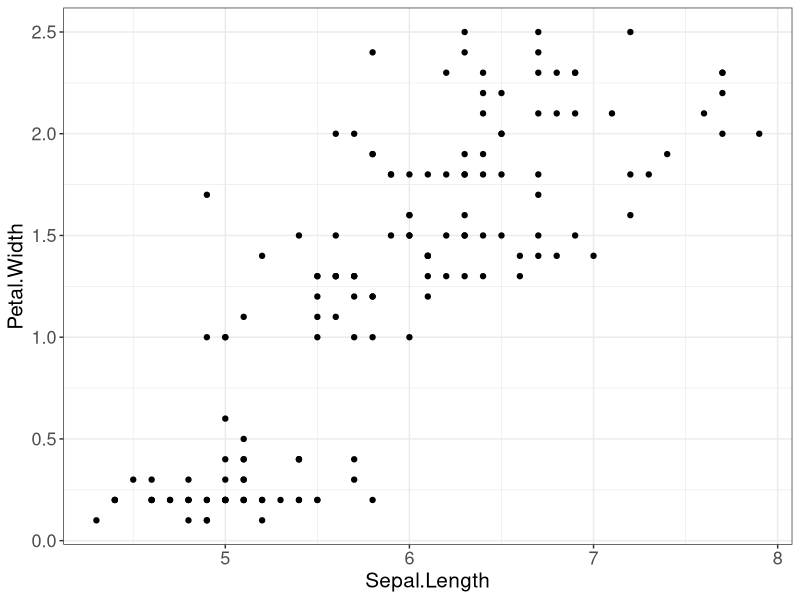
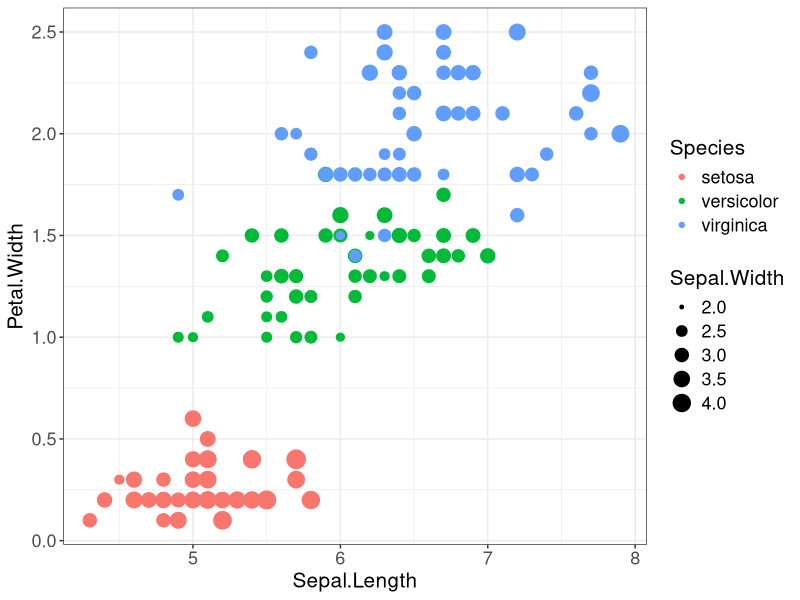
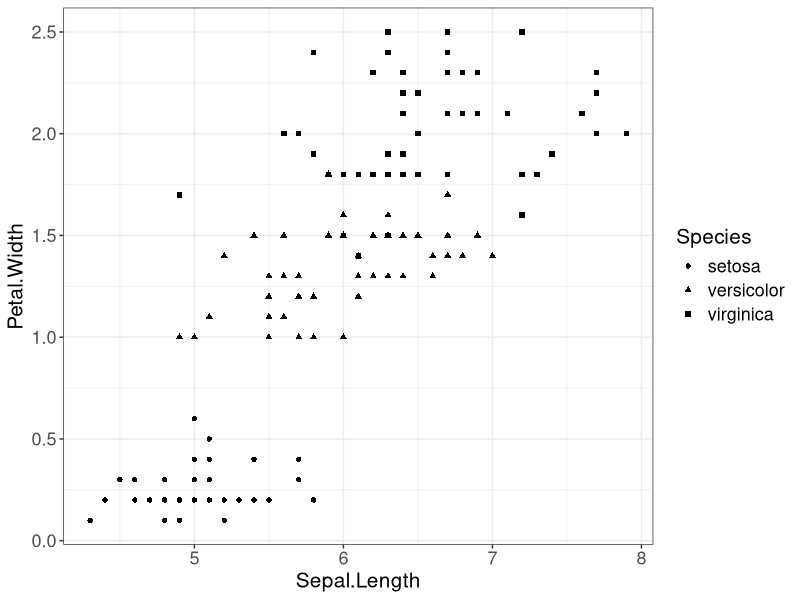
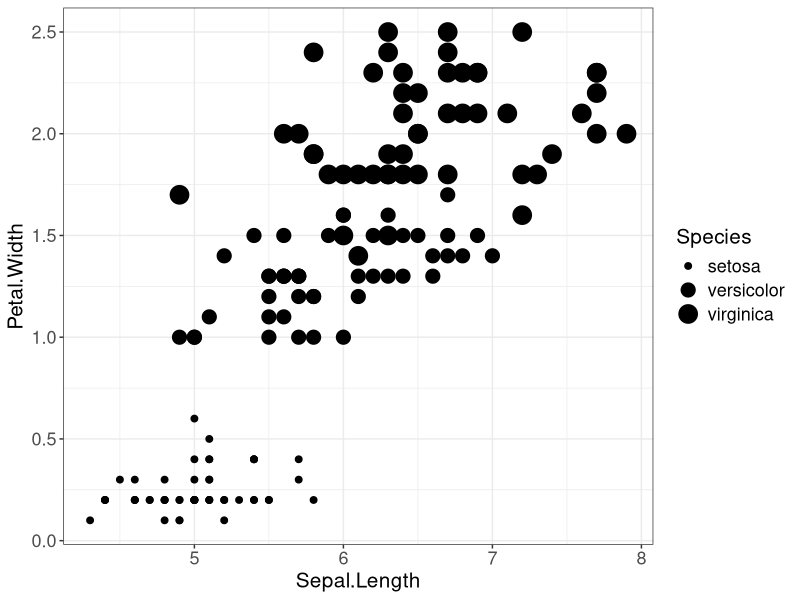
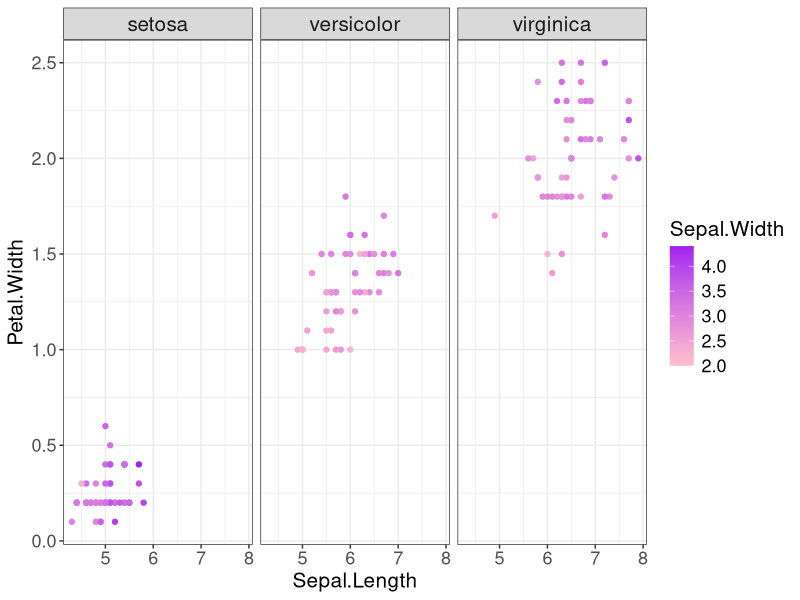
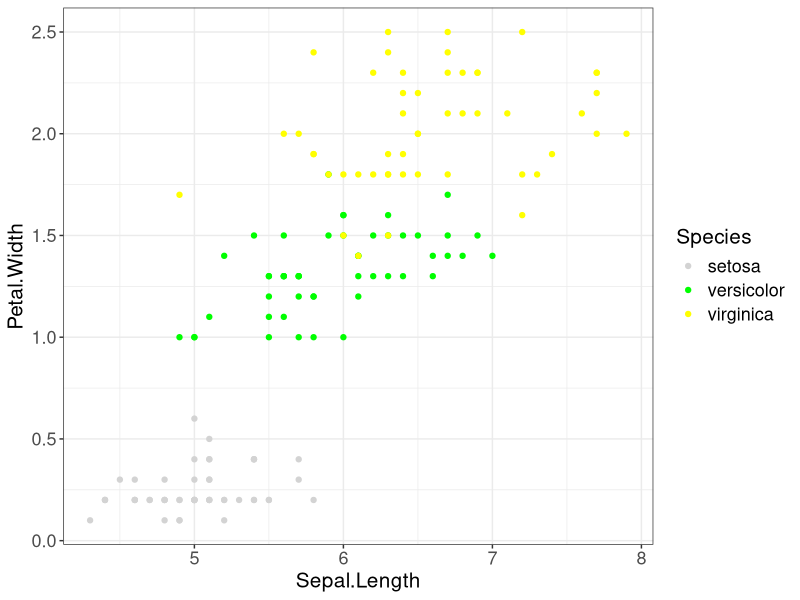
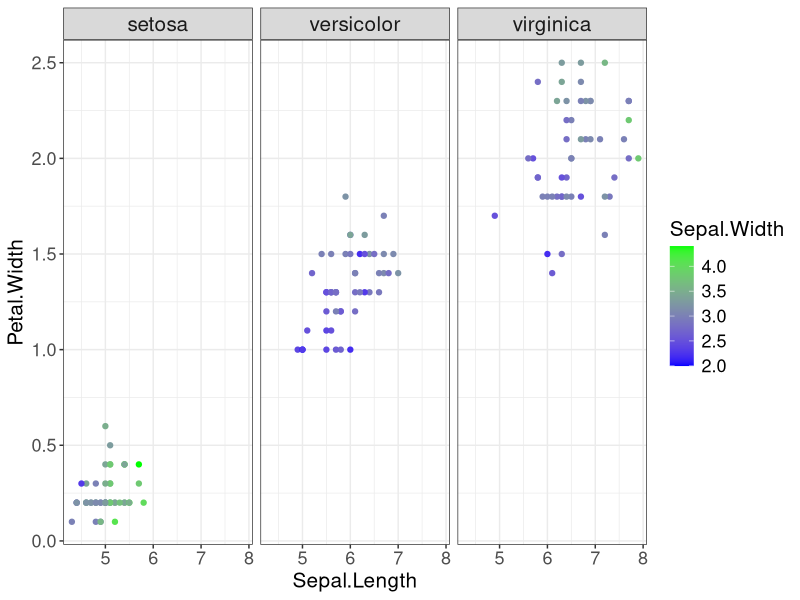
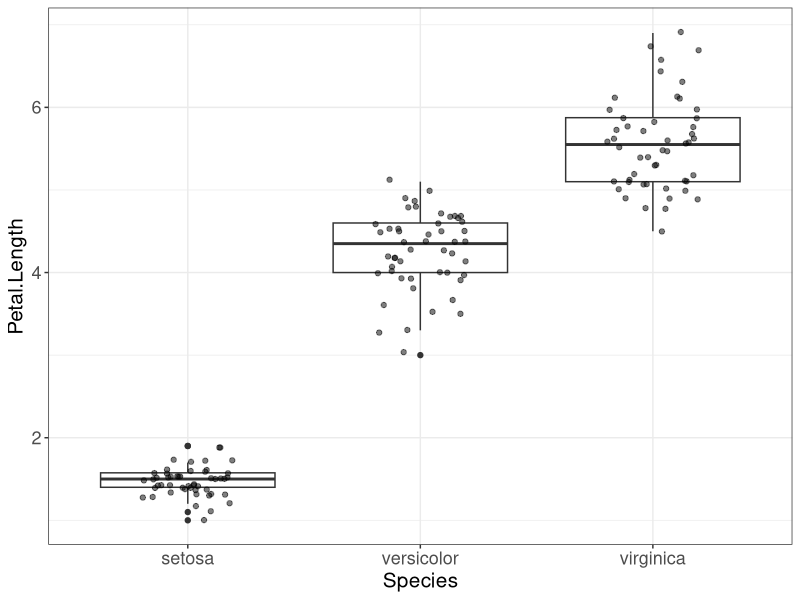

Generate these figures, in order, with R:
# Load necessary packages
library(dplyr)
library(ggplot2)
library(ggrepel)
library(patchwork)

# Load a built-in dataset
data("iris")
head(iris)

# Set a custom theme, to increase readability of plots
custom_ggplot_theme <- theme_bw() + theme(
    axis.text = element_text(size = 13),
    axis.title = element_text(size = 15),
    legend.text = element_text(size = 13),
    legend.title = element_text(size = 15),
    strip.text = element_text(size = 15)
)

# Scatter plot of engine displacement vs highway miles per gallon
(
  ggplot(data = iris, aes(x = Sepal.Length, y = Petal.Width))
  + geom_point()
  + custom_ggplot_theme
)

# Scatter plot with color mapped to species
(
  ggplot(
    data = iris,
    aes(
      x = Sepal.Length,
      y = Petal.Width,
      color = Species,
      size = Sepal.Width
      )
    )
  + geom_point()
  + custom_ggplot_theme
)

# Certain decisions for mapping variables to visual elements are less effective
# Take, for example, mapping species to a shape, or size, instead
# Scatter plot with color mapped to species
(
  ggplot(
    data = iris,
    aes(
      x = Sepal.Length,
      y = Petal.Width,
      shape = Species
      )
    )
  + geom_point()
  + custom_ggplot_theme
)

(
  ggplot(
    data = iris,
    aes(
      x = Sepal.Length,
      y = Petal.Width,
      size = Species
      )
    )
  + geom_point()
  + custom_ggplot_theme
)

# You can also use facets to add a layer of complexity without trading off understanding.
(
  ggplot(
    data = iris,
    aes(
      x = Sepal.Length,
      y = Petal.Width,
      color = Sepal.Width
      )
    )
  + geom_point()
  + facet_grid("~Species")
  + scale_color_gradient(low = "pink", high = "purple")
  + custom_ggplot_theme
)


# Choosing different colors impacts interpretability of the data
(
    ggplot(
        data = iris,
        aes(
            x = Sepal.Length,
            y = Petal.Width,
            color = Species
            )
        )
    + geom_point()
    + scale_color_manual(
        values = c(
            "setosa" = "lightgrey",
            "versicolor" = "green",
            "virginica" = "yellow"
            )
        )
    + custom_ggplot_theme
)


# An example of a plot with a bad color palette
(
  ggplot(
    data = iris,
    aes(
      x = Sepal.Length,
      y = Petal.Width,
      color = Sepal.Width
      )
    )
  + geom_point()
  + facet_grid("~Species")
  + scale_color_continuous(high = "green", low = "blue")
  + custom_ggplot_theme
)

# Box plot example
box_plot_example <- (
  ggplot(
    data = iris,
    aes(
      x = Species,
      y = Petal.Length
      )
    )
   + geom_boxplot()
   + geom_point(position = position_jitter(width = 0.2), alpha = 0.5)
   + custom_ggplot_theme
)

box_plot_example
    

# Customizing the theme
(
  ggplot(
    data = iris,
    aes(
      x = Sepal.Length,
      y = Petal.Width,
      color = Species,
      size = Sepal.Width
      )
    )
  + geom_point()
  + theme_minimal()
  + labs(
    title = "Sepal length vs. Petal width",
    x = "Sepal length",
    y = "Petal width"
    )
  + custom_ggplot_theme
  + guides(color = guide_legend(override.aes = list(size = 5), order = 1))
)
    

# Custom color scale
custom_color_gg <- (
  ggplot(
    data = iris,
    aes(
      x = Sepal.Length,
      y = Petal.Width,
      color = Species,
      size = Sepal.Width
      )
    )
  + geom_point()
  + scale_color_brewer(palette = "Set2")
  + custom_ggplot_theme
)

custom_color_gg


# We previously saved two figures, combine them here into one figure with patchwork
custom_color_gg + box_plot_example + plot_layout(ncol = 1) + plot_annotation(tag_levels = "A")

# Load a built-in dataset for ggrepel example
data("mpg")

# Add a column with the full car name and remove duplicates
mpg <- mpg %>%
  dplyr::mutate(full_car_name = paste(year, manufacturer, model, sep = " ")) %>%
  dplyr::distinct(full_car_name, .keep_all = TRUE)

head(mpg)
    

# Subset the data for focused labeling
subset_mpg_for_focused_labels <- mpg %>%
    dplyr::filter(
        hwy > 35 |
        hwy < 16 |
        displ > 6.1
    )

# Scatter plot with text labels for a different dataset
(
    ggplot(
        data = mpg,
        aes(
            x = displ,
            y = hwy
            )
        )
    + geom_point(
        aes(fill = class),
        shape = 23,
        size = 2
        )
    + geom_text_repel(
        data = subset_mpg_for_focused_labels,
        aes(label = full_car_name),
        arrow = arrow(length = unit(0.01, "npc")),
        box.padding = 1.2,
        force = 2,
        size = 5
        )
    + custom_ggplot_theme
    + scale_color_brewer(palette = "Set2")
    + ylim(0, 50)
    + xlim(0, 8)
)
